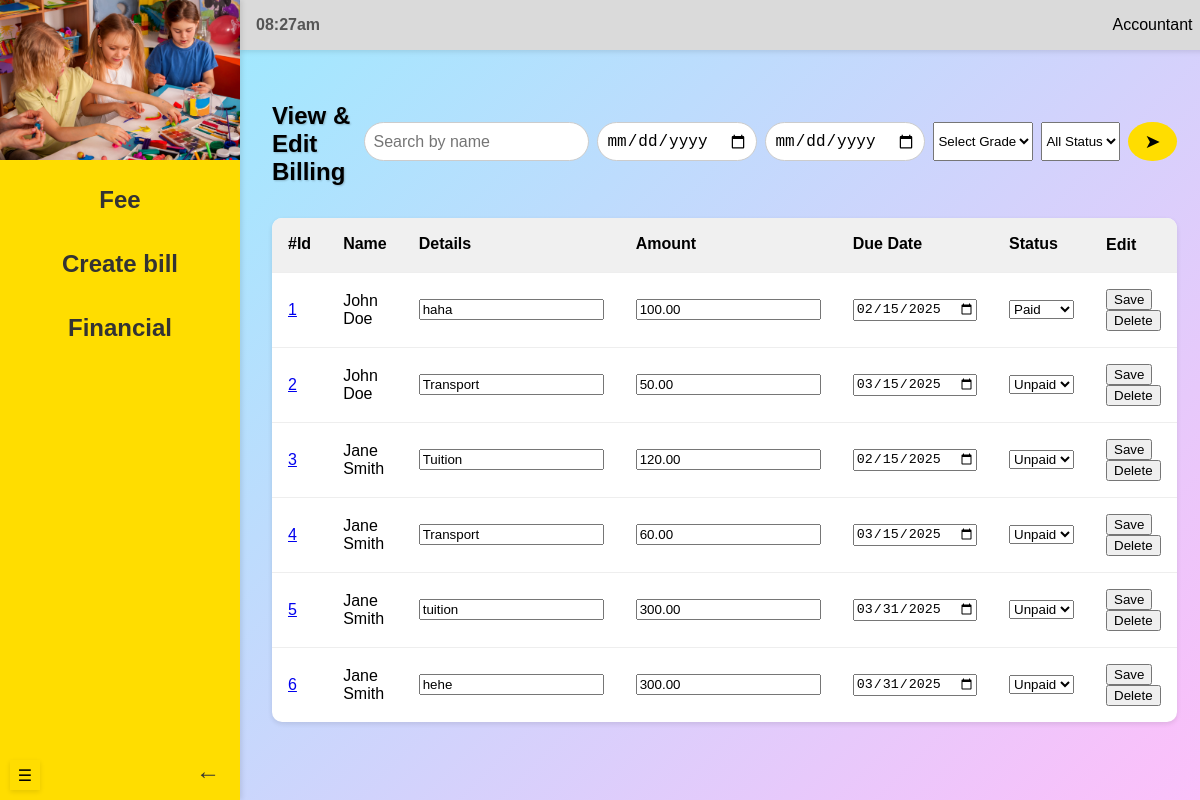
Page /accountant/viewBilling (signed in) on the earlier database version.
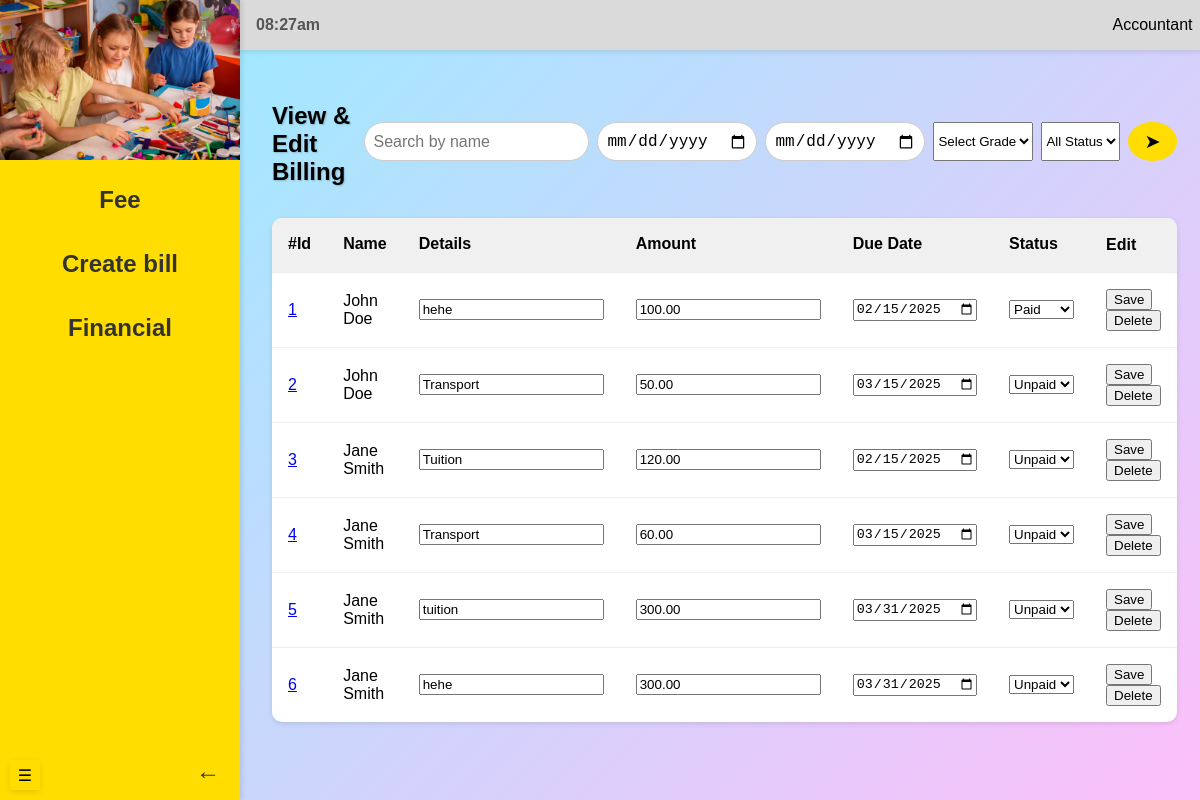
Same page on the later database version.
### models.py (models this page shows, shortened)
class Fee(db.Model):
    __tablename__ = 'fees'
    id = db.Column(db.Integer, primary_key=True, autoincrement=True)
    student_id = db.Column(db.Integer, db.ForeignKey('students.id'), nullable=False)
    create_date = db.Column(db.Date, default=func.current_date()) # Fix: Use func.current_date() for only the date
    due_date = db.Column(db.Date, nullable=False)
    amount = db.Column(NUMERIC(10, 2), nullable=False)  # Ensures precision
    fee_type = db.Column(db.String(100), nullable=False)
    status = db.Column(db.Enum('unpaid', 'paid', name='fee_status'), default='unpaid')
    invoices = db.relationship('Invoice', backref='fee', cascade='all, delete-orphan')

class Student(db.Model):
    __tablename__ = 'students'
    id = db.Column(db.Integer, primary_key=True, autoincrement=True)
    name = db.Column(db.String(255), nullable=False)
    grade = db.Column(db.String(50), nullable=False)
    dob = db.Column(db.Date, nullable=False)
    transport = db.Column(db.Boolean, default=False)
    user_id = db.Column(db.Integer, db.ForeignKey('users.id'), nullable=False)
    fees = db.relationship('Fee', backref='student', cascade='all, delete-orphan')

### routes/accountant_routes.py (the view)
@accountant_blueprint.route("/viewBilling", methods=["GET"])
@login_required
def viewBilling():
    student_name = request.args.get("student_name")
    grade = request.args.get("grade")
    status = request.args.get("status")
    start_date = request.args.get("start_date")
    end_date = request.args.get("end_date")
    fees, error = view_billing(student_name, grade, status, start_date, end_date)
    if error:
        flash(error, "error")
        fees = []
    return render_template("viewBilling.html", fees=fees)

### app.py (called while the page is built)
@login_manager.user_loader
def load_user(user_id):
    return User.query.get(int(user_id))

### templates/viewBilling.html (shortened to what this page needs)
<!DOCTYPE html>
<html lang="en">
<head>
    <link rel="stylesheet" href="{{ url_for('static', filename='viewBilling.css') }}">
</head>
<body>
    <div id="mySidebar" class="sidebar">
        <div class="logo-section">
            <img src="{{ url_for('static', filename='images/kids.jpeg') }}">
        </div>
        <nav class="menu">
            <div class="dropdown">
                <button class="dropdown-btn">Fee</button>
            </div>
            <div class="dropdown">
                <button class="dropdown-btn">Create bill</button>
            </div>
            <div class="dropdown">
                <button class="dropdown-btn">Financial</button>
        </nav>
        <div class="logout-section">
            <a href="/logout">&#x2190;</a>
        </div>
    </div>
    <button class="collapse-button">&#9776;</button>
    <div class="main-content">
        <header class="header">
            <div class="time">08:27am</div>
            <div class="admin-section">
                <span>Accountant</span>
            </div>
        </header>
        <section class="content">
            <div class="header-container">
                <h1>View & Edit Billing</h1>
                <form method="GET" action="{{ url_for('accountant.viewBilling') }}">
                    <div class="search-bar">
                        <input type="text" name="student_name" placeholder="Search by name" value="{{ request.args.get('student_name', '') }}">
                        <input type="date" name="start_date"
                               value="{{ request.args.get('start_date', '') }}"
                               placeholder="Start Due Date">
                        <input type="date" name="end_date"
                               value="{{ request.args.get('end_date', '') }}"
                               placeholder="End Date">
                        <select id="grade" name="grade">
                            <option value="">Select Grade</option>
                        </select>
                        <select name="status">
                            <option value="">All Status</option>
                        </select>
                        <button>&#x27A4;</button>
                    </div>
                </form>
            </div>
            <table id="myTable2">
                <thead>
                    <tr>
                        <th onclick="sortTable(0)">#Id </th>
                        <th onclick="sortTable(1)">Name </th>
                        <th onclick="sortTable(2)">Details </th>
                        <th onclick="sortTable(3)">Amount </th>
                        <th onclick="sortTable(4)">Due Date </th>
                        <th onclick="sortTable(5)">Status </th>
                        <th>Edit</th>
                    </tr>
                </thead>
                <tbody>
                    {% if fees %}
                        {% for fee in fees %}
                            <tr>
                                <td>
                                    <a href="#"><span class="invoice">{{ fee.id }}</span></a>
                                </td>
                                <td>
                                    <span class="name">{{ fee.student.name }}</span>
                                </td>
                                <td>
                                    <input type="text" class="details" data-id="{{ fee.id }}" value="{{ fee.fee_type }}">
                                </td>
                                <td>
                                    <input type="number" class="amount" data-id="{{ fee.id }}" value="{{ fee.amount }}">
                                </td>
                                <td>
                                    <input type="date" class="dueDate" data-id="{{ fee.id }}" value="{{ fee.due_date }}">
                                </td>
                                <td>
                                    <select class="status" data-id="{{ fee.id }}">
                                        <option value="unpaid" {% if fee.status == 'unpaid' %}selected{% endif %}>Unpaid</option>
                                        <option value="paid" {% if fee.status == 'paid' %}selected{% endif %}>Paid</option>
                                    </select>
                                </td>
                                <td class="edit">
                                    <button class="update-btn" data-id="{{ fee.id }}">Save</button>
                                    <button class="delete-btn" data-id="{{ fee.id }}">Delete</button>
                                </td>
                            </tr>
                        {% endfor %}
                    {% else %}
                        <tr>
                            <td colspan="7">No fee records found.</td>
                        </tr>
                    {% endif %}
                </tbody>
            </table>
        </section>
    </div>
</body>
</html>

### static/viewBilling.css (style rules this page uses)
body { margin: 0; font-family: Arial, sans-serif; display: flex; height: 100vh; background: linear-gradient(135deg, #93efff, #fdbffa); transition: margin-left 0.3s ease; overflow: hidden; }
.sidebar { width: 20%; height: 100vh; background-color: #FFDD00; color: #333; display: flex; flex-direction: column; justify-content: flex-start; position: fixed; top: 0; left: 0; z-index: 2; padding: 0; box-shadow: 2px 0 5px rgba(0, 0, 0, 0.1); transition: width 0.3s ease, visibility 0.3s ease; overflow: hidden; }
.dropdown { text-align: center; width: 100%; }
.dropdown-btn { width: 100%; text-align: center; padding: 10px; font-size: 1.5rem; font-weight: bold; background: transparent; border: none; cursor: pointer; color: #333; display: flex; justify-content: center; align-items: center; text-align: center; transition: transform 0.3s ease, background 0.3s ease; }
.logo-section { width: 100%; height: 20%; display: flex; justify-content: center; align-items: center; overflow: hidden; margin: 0; padding: 0; }
.logo-section img { width: 100%; height: auto; }
.menu { display: flex; flex-direction: column; text-align: center; gap: 1rem; margin-top: 1rem; padding: 0; }
.logout-section { display: flex; justify-content: space-between; align-items: center; margin-top: auto; }
.logout-section a { position: absolute; bottom: 10px; right: 10px; text-decoration: none; color: #333; font-size: 1.5rem; padding: 5px 10px; background: transparent; border: none; cursor: pointer; transition: color 0.3s ease; }
.collapse-button { position: absolute; bottom: 10px; left: 10px; width: 30px; height: 30px; font-size: 1rem; background: #FFDD00; border: none; border-radius: 0; cursor: pointer; z-index: 3; transition: all 0.3s ease; text-align: center; box-shadow: 0 2px 5px rgba(0, 0, 0, 0.1); }
.main-content { flex: 1; display: flex; flex-direction: column; margin-left: 20%; transition: margin-left 0.3s ease; }
.header { background: #DADADA; padding: 1rem; display: flex; justify-content: space-between; align-items: center; box-shadow: 0 2px 5px rgba(0, 0, 0, 0.1); }
.header .time { font-weight: bold; color: #555; }
.header-container { display: flex; justify-content: space-between; align-items: center; margin-bottom: 1rem; }
.search-bar { display: flex; gap: 0.5rem; }
.search-bar input { padding: 0.5rem; border: 1px solid #ccc; border-radius: 20px; outline: none; font-size: 1rem; }
.search-bar button { padding: 0.5rem 1rem; background: #FFDD00; border: none; border-radius: 50%; cursor: pointer; font-size: 1.2rem; transition: background 0.3s; }
.admin-section { display: flex; align-items: center; gap: 0.5rem; }
.content { padding: 2rem; overflow-y: auto; }
.content h1 { margin-bottom: 1rem; font-size: 1.5rem; text-shadow: 1px 1px 2px rgba(0, 0, 0, 0.2); }
table { width: 100%; border-collapse: collapse; background: #fff; box-shadow: 0 2px 5px rgba(0, 0, 0, 0.1); border-radius: 10px; overflow: hidden; }
table th, table td { text-align: left; padding: 1rem; border-bottom: 1px solid #eee; }
table th { background: #f0f0f0; font-weight: bold; cursor: pointer; user-select: none; }
table tbody tr:last-child td { border-bottom: none; }

Differences in the rows shown:
changed Fee "Paid": fee_type "haha" → "hehe"
